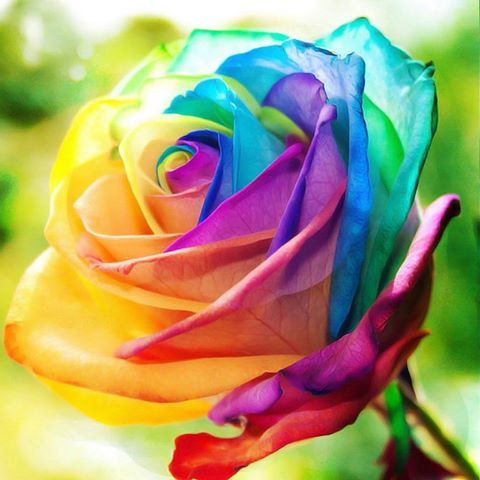
%> input picture Pengolahan Citra/Teoring Pengolahan Citra Berwarna/bunga_warna.jpg, 480 x 480 px
$ octave soal2_1.m   (GNU Octave 9; MATLAB toolbox functions it lacks are replaced by stand-ins)
%> lines starting %> are read from the running program, lines starting %| are printed output that depends on the picture
img = imread('bunga_warna.jpg');
%> img is the input picture: size 480x480x3 uint8; mean R, G, B 165.9, 156.1, 110.2
img_hsv = rgb2hsv(img);
%> img_hsv: size 480x480x3 double; mean H, S, V 0.352, 0.635, 0.788
hue = img_hsv(:,:,1);
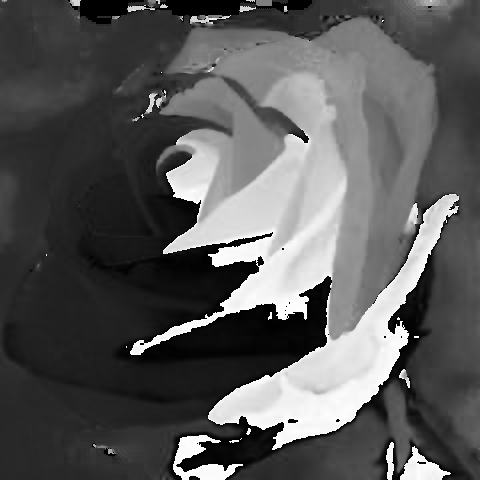
%> hue: size 480x480 double; min 0, max 0.999, mean 0.352
saturation = img_hsv(:,:,2);
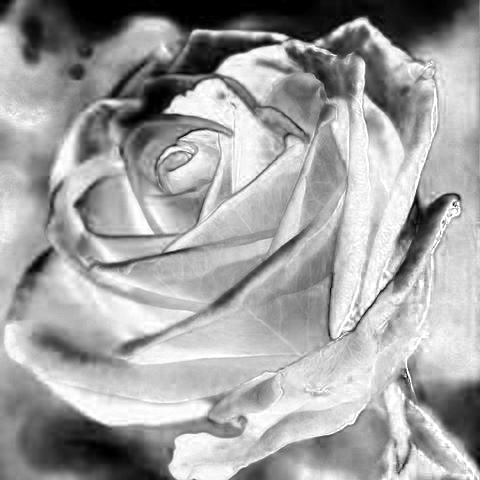
%> saturation: size 480x480 double; min 0, max 1, mean 0.635
value = img_hsv(:,:,3);
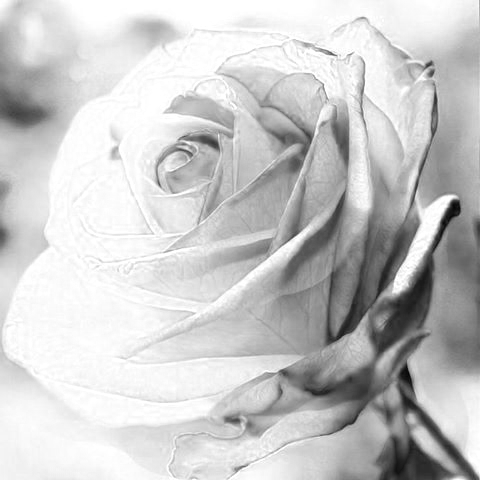
%> value: size 480x480 double; min 0.0118, max 1, mean 0.788
subplot(2,2,1), imshow(img_hsv), title('Gambar HSV');
subplot(2,2,2), imshow(hue), title('Hue');
subplot(2,2,3), imshow(saturation), title('Saturation');
subplot(2,2,4), imshow(value), title('Value');
